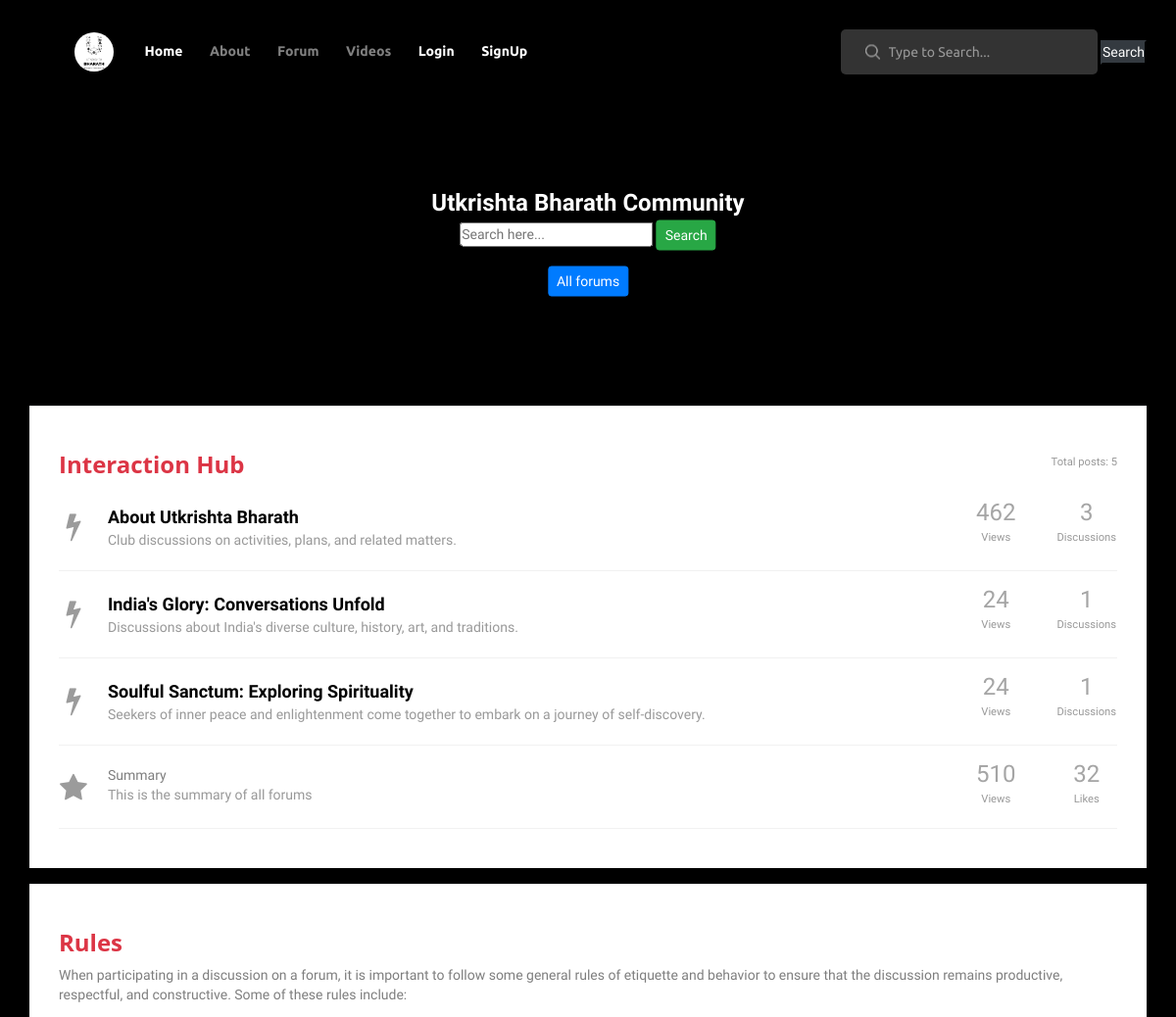
Before: /forum/ (upper part) with the older database file.
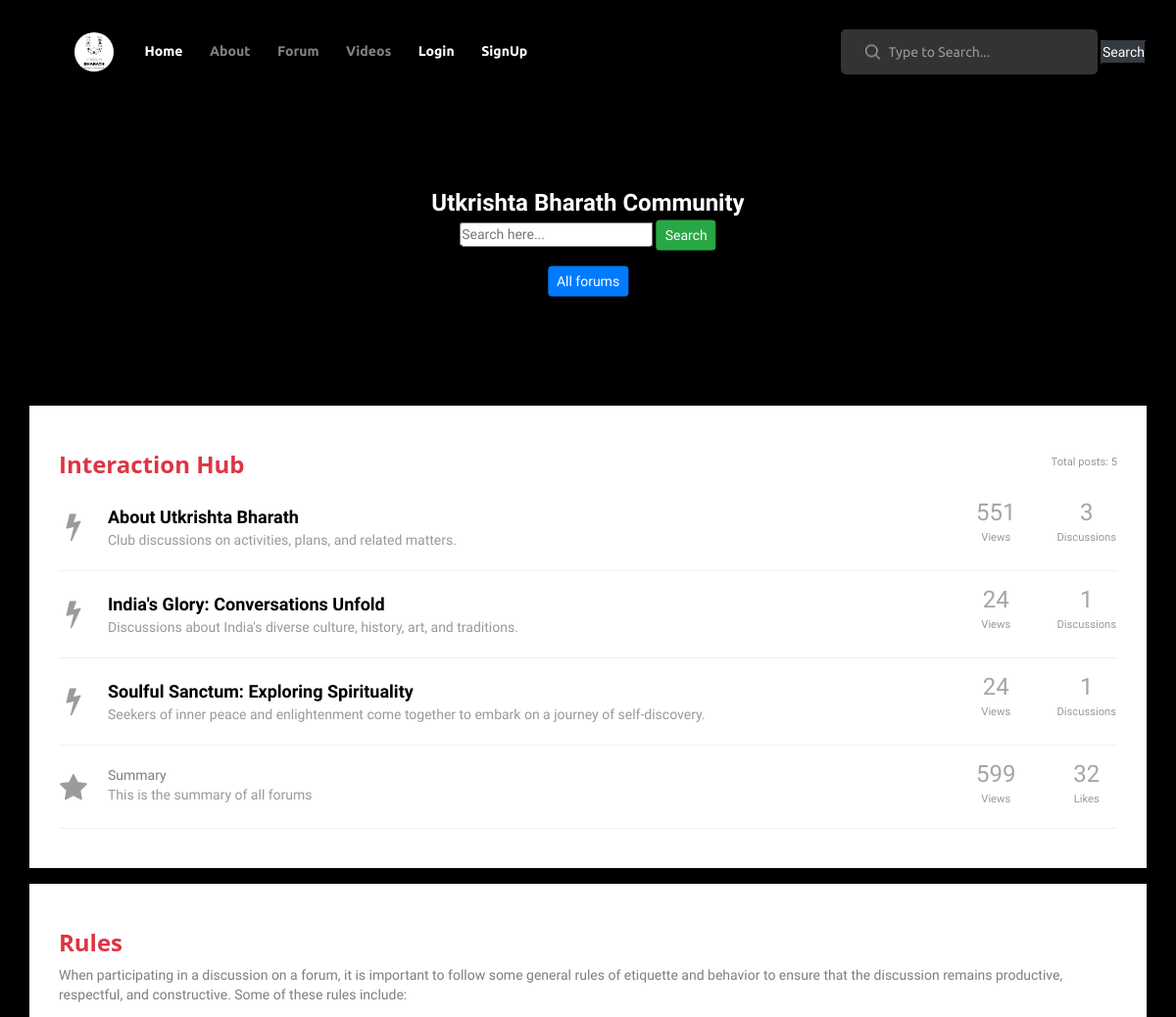
After: the same page with the newer database file.
### forum/models.py (models this page shows, shortened)
class Topic(models.Model):
    title = models.CharField(max_length=50)
    description = models.CharField(max_length=100)
    def total_posts(self):
        return self.posts.count()
    def total_views(self):
        a = sum(post.views for post in self.posts.all())
        value = str(a)
        if value.isdigit():
            value_int = int(value)
            if value_int > 1000000:
                value = "%.1f%s" % (value_int/1000000.00, 'M')
            else:
                if value_int > 1000:
                    value = "%.1f%s" % (value_int/1000.0, 'k')
        return value

class Post(models.Model):
    author = models.ForeignKey(User, on_delete=models.CASCADE, null=True)
    topic = models.ForeignKey(Topic, on_delete=models.CASCADE, null=True,related_name='posts')
    timestamp = models.DateTimeField(default=timezone.now)
    title = models.CharField(max_length=200, default='untitled')
    likes = models.ManyToManyField(User, related_name='forum_post')
    body = models.TextField()
    views = models.PositiveIntegerField(default=0)
    likes_count = models.PositiveIntegerField(default=0)

### forum/views.py (the view)
# urls.py: path('forum/', TopicListView.as_view(), name='forum-index'),
class TopicListView(ListView):
    model = Topic
    template_name = 'forum/index.html'
    context_object_name = 'topics'
    def get_queryset(self):
        queryset = super().get_queryset()
        search_input = self.request.GET.get('search-area') or ''
        if search_input:
            queryset = queryset.filter(title__icontains=search_input)
        return queryset
    def get_context_data(self, **kwargs):
        context = super().get_context_data(**kwargs)
        context['search_input'] = self.request.GET.get('search-area') or ''
        total_views = Post.objects.aggregate(Sum('views'))['views__sum']
        Post.objects.annotate(total_views=Sum('views'))
        value = str(total_views)
        if value.isdigit():
            value_int = int(value)
            if value_int > 1000000:
                value = "%.1f%s" % (value_int/1000000.00, 'M')
            else:
                if value_int > 1000:
                    value = "%.1f%s" % (value_int/1000.0, 'k')
        context['total_views'] = value
        total_posts = Post.objects.count()
        context['total_posts'] = total_posts
        total_likes = Post.objects.aggregate(Sum('likes'))['likes__sum']
        context['total_likes'] = total_likes
        return context

### forum/templates/forum/index.html (shortened to what the changed rows need)
{% extends "base/base.html" %}{%block title%} Forum | Utkrishta Bharath | Come and Discuss to make Bharath Utkrishta {%endblock%}
{% block content %}
<link href="https://maxcdn.bootstrapcdn.com/font-awesome/4.3.0/css/font-awesome.min.css" rel="stylesheet">
<div class="container">
    <div class="row">
        <div class="col-lg-12">
            <div class="wrapper wrapper-content animated fadeInRight">
                <div class="ibox-content forum-container">
                    {% for topic in topics %}
                    <div class="forum-item">
                        <div class="row">
                            <div class="col-md-10">
                                <div class="forum-icon">
                                    <i class="fa fa-bolt"></i>
                                </div>
                                <a href="{% url 'forum:topic-detail' topic.id %}" class="forum-item-title"
                                    style="hover:rgba(0,0,0,0.5);">{{ topic.title }}</a>
                                <div class="forum-sub-title">{{ topic.description }}</div>
                            </div>
                            <div class="col-md-1 forum-info">
                                <span class="views-number">
                                    {{ topic.total_views }}
                                </span>
                                <div>
                                    <small>Views</small>
                                </div>
                            </div>
                            <div class="col-md-1 forum-info">
                                <span class="views-number">
                                    {{ topic.total_posts }}
                                </span>
                                <div>
                                    <small>Discussions</small>
                                </div>
                            </div>
                        </div>
                    </div>
                    {% endfor %}
                    <div class="forum-item">
                        <div class="row">
                            <div class="col-md-1 forum-info">
                                <span class="views-number">
                                    {{ total_views }}
                                </span>
                                <div>
                                    <small>Views</small>
                                </div>
                            </div>
                        </div>
                    </div>
                </div>
            </div>
        </div>
    </div>
</div>
{% endblock content %}

Changed rows visible on the page:
changed through a linked row, Topic "About Utkrishta Bharath": total_views "462" → "551"
Other visible differences:
{{ total_views }}: "510" → "599"
